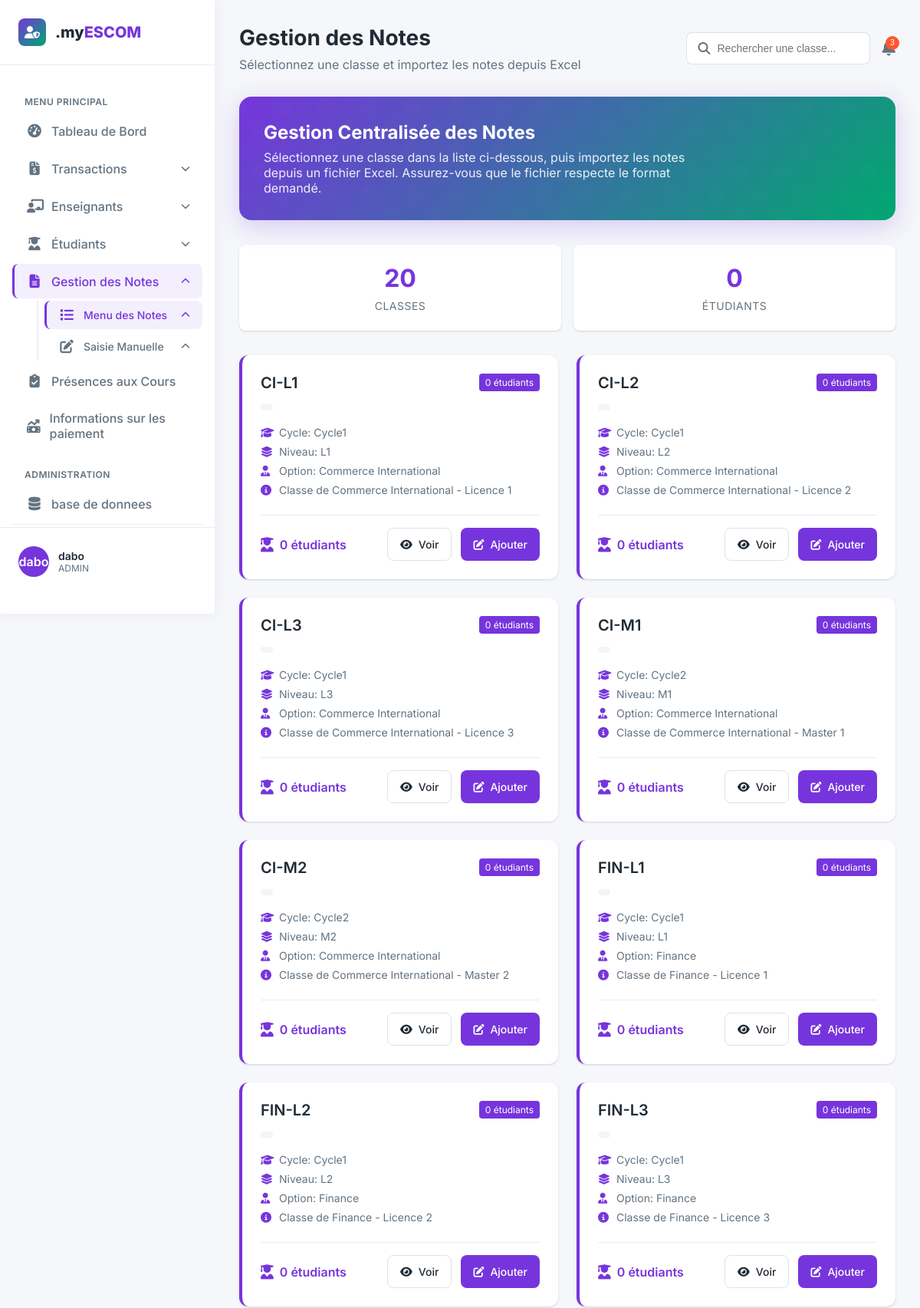
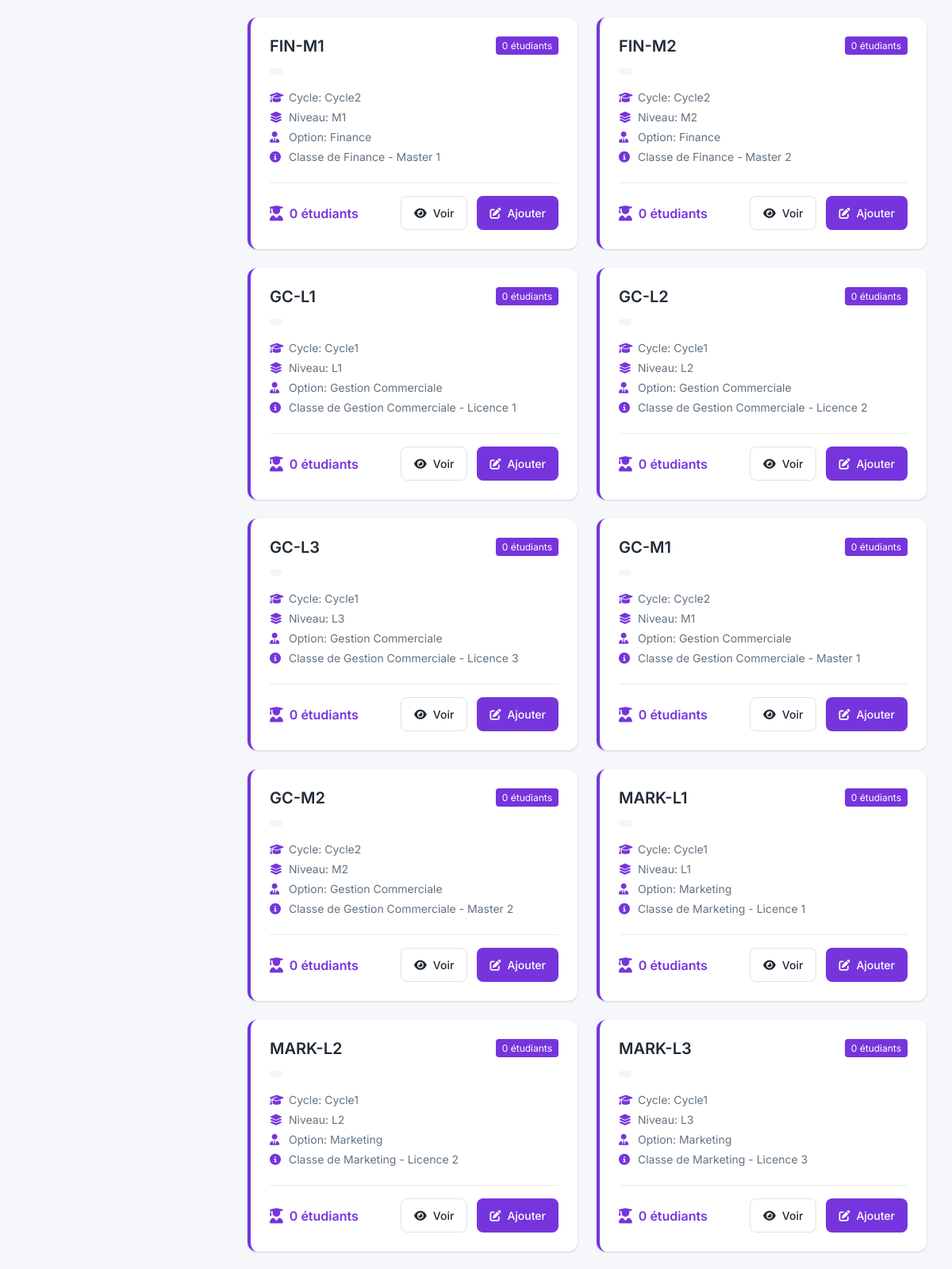
The app's page /notes/ (signed in, upper part) with its own data (2 pictures, top to bottom).
### database/models.py (models this page shows, shortened)
class Utilisateur(AbstractUser):
    class Role(models.TextChoices):
        ADMIN="ADMIN","Admin"
        ETUDIANT = "ETUDIANT", "Etudiant"
        ENSEINGNANT = "ENSEIGNANT", "Enseignant"
    base_role = Role.ADMIN
    role = models.CharField(max_length=50, choices=Role.choices)

### transactions/models.py (models this page shows)
class Classe(models.Model):
    nom = models.CharField(max_length=255)
    cycle = models.ForeignKey(Cycle, on_delete=models.CASCADE)
    niveau = models.ForeignKey(Niveau, on_delete=models.CASCADE)
    option = models.ForeignKey(Option, on_delete=models.CASCADE)
    description=models.CharField(max_length=255)
    def __str__(self):
        return f'{self.niveau}-{self.option}-{self.cycle}'
    class Meta:
        verbose_name = "Classe"
        verbose_name_plural = "Classes"

class Cycle(models.Model):#integre des horaire par rapport au cycle
    libelle=models.CharField(max_length=255)#cycle 1
    description=models.CharField(max_length=255)#licence-bac+3
    def __str__(self):
        return self.libelle

class Niveau(models.Model):
    libelle=models.CharField(max_length=255)
    description=models.CharField(max_length=255)
    def __str__(self):
        return self.libelle
    class Meta:
        verbose_name = "Niveau"
        verbose_name_plural = "Niveaux"

class Option(models.Model):
    libelle = models.CharField(max_length=255)
    filiere = models.ForeignKey(Filiere, on_delete=models.CASCADE)
    description=models.CharField(max_length=255)
    def __str__(self):
        return self.libelle
    class Meta:
        verbose_name = "Option"
        verbose_name_plural = "Options"

### notes/views.py (the view)
# urls.py: path("notes/", views.menu, name="menu_notes"),
@admin_decorators
def menu(request):
    classes = Classe.objects.annotate(
        nombre_etudiants=Count('transaction__etudiant', distinct=True)
    ).order_by('nom')
    print (classes)
    context = {
        'etudiant':Transaction.objects.all(),
        'classes': classes
    }
    return render(request,'pages/notes/menu.html',context)

### transactions/utils.py (called while the page is built)
def admin_decorators(view_func):
    @wraps(view_func)
    def wrapper(request, *args, **kwargs):
        if not request.user.is_authenticated:
            return redirect('login_admin')
        if request.user.role != "ADMIN":
            return redirect('login_admin')
        return view_func(request, *args, **kwargs)
    return wrapper

### pages/templates/pages/notes/menu.html (shortened to what this page needs)
{% load static %}
<!DOCTYPE html>
<html lang="fr">
<head>
    <link rel="stylesheet" href="https://cdnjs.cloudflare.com/ajax/libs/font-awesome/6.4.0/css/all.min.css">
</head>
<body>
    <aside class="sidebar">
        {% include 'pages/bases/dashboard/logo.html' %}
        {% include 'pages/bases/dashboard/notes_s.html' %}
        {% include 'pages/bases/dashboard/user.html' %}
    </aside>
    <main class="main-content">
        <div class="header">
            <div class="page-title">
                <h1>Gestion des Notes</h1>
                <p>Sélectionnez une classe et importez les notes depuis Excel</p>
            </div>
            <div class="header-actions">
                <div class="search-bar">
                    <i class="fas fa-search search-icon"></i>
                    <input type="text" id="searchClasses" placeholder="Rechercher une classe...">
                </div>
                <button class="notification-btn">
                    <span class="notification-badge">3</span>
                </button>
            </div>
        </div>
        <div class="welcome-card">
            <div class="welcome-content">
                <div class="welcome-text">
                    <h2>Gestion Centralisée des Notes</h2>
                    <p>Sélectionnez une classe dans la liste ci-dessous, puis importez les notes depuis un fichier Excel. Assurez-vous que le fichier respecte le format demandé.</p>
                </div>
            </div>
        </div>
        <div class="stats-overview">
            <div class="stat-card">
                <div class="stat-number">{{ classes|length }}</div>
                <div class="stat-label">Classes</div>
            </div>
            <div class="stat-card">
                <div class="stat-number">{{ etudiant.count }}</div>
                <div class="stat-label">Étudiants</div>
            </div>
        </div>
        <div class="classes-grid" id="classesGrid">
            {% for classe in classes %}
            <div class="class-card" data-class-id="{{ classe.id }}" data-class-name="{{ classe.nom }}" data-filiere="{{ classe.option }}" data-niveau="{{ classe.niveau }}" data-effectif="{{ classe.nombre_etudiants }}">
                <div class="class-header">
                    <div>
                        <h3 class="class-title">{{ classe.nom }}</h3>
                        <span class="class-code">{{ classe.code }}</span>
                    </div>
                    <div class="class-badge">
                        <span style="background: var(--primary); color: white; padding: 0.25rem 0.5rem; border-radius: 4px; font-size: 0.75rem;">{{ classe.nombre_etudiants }} étudiant{{ classe.nombre_etudiants|pluralize }}</span>
                    </div>
                </div>
                <div class="class-info">
                    <div class="class-detail">
                        <i class="fas fa-graduation-cap"></i>
                        <span>Cycle: {{ classe.cycle }}</span>
                    </div>
                    <div class="class-detail">
                        <i class="fas fa-layer-group"></i>
                        <span>Niveau: {{ classe.niveau }}</span>
                    </div>
                    <div class="class-detail">
                        <i class="fas fa-user-tie"></i>
                        <span>Option: {{ classe.option }}</span>
                    </div>
                    {% if classe.description %}
                    <div class="class-detail">
                        <i class="fas fa-info-circle"></i>
                        <span>{{ classe.description }}</span>
                    </div>
                    {% endif %}
                </div>
                <div class="class-stats">
                    <div class="student-count">
                        <i class="fas fa-user-graduate"></i>
                        {{ classe.nombre_etudiants }} étudiant{{ classe.nombre_etudiants|pluralize }}
                    </div>
                    <div class="class-actions">
                        <a href="{% url 'notes_classe' classe.id %}" class="btn btn-outline">
                            <i class="fas fa-eye"></i> Voir
                        </a>
                        <a  href="{% url 'notes_saisie' classe.id %}" class="btn btn-primary" >
                            <i class="fas fa-edit"></i> Ajouter
                        </a>
                    </div>
                </div>
            </div>
            {% empty %}
            <div class="empty-state">
                <i class="fas fa-school"></i>
                <h3>Aucune classe trouvée</h3>
                <p>Commencez par créer des classes dans l'administration.</p>
            </div>
            {% endfor %}
        </div>
    </main>
</body>
</html>

### pages/templates/pages/bases/dashboard/user.html
        <div class="user-profile">
            <div class="user-avatar">{{user}}</div>
            <div class="user-info">
                <div class="user-name">{{user.username}}</div>
                <div class="user-role">{{user.role}}</div>
            </div>
        </div>

### records on screen
Utilisateur: username "dabo", role "ADMIN"
Classe: nom "CI-L1", nombre_etudiants "0", cycle "Cycle1", niveau "L1", option "Commerce International", description "Classe de Commerce International - Licence 1"
Classe: nom "CI-L2", nombre_etudiants "0", cycle "Cycle1", niveau "L2", option "Commerce International", description "Classe de Commerce International - Licence 2"
Classe: nom "CI-L3", nombre_etudiants "0", cycle "Cycle1", niveau "L3", option "Commerce International", description "Classe de Commerce International - Licence 3"
Classe: nom "CI-M1", nombre_etudiants "0", cycle "Cycle2", niveau "M1", option "Commerce International", description "Classe de Commerce International - Master 1"
Classe: nom "CI-M2", nombre_etudiants "0", cycle "Cycle2", niveau "M2", option "Commerce International", description "Classe de Commerce International - Master 2"
Classe: nom "FIN-L1", nombre_etudiants "0", cycle "Cycle1", niveau "L1", option "Finance", description "Classe de Finance - Licence 1"
Classe: nom "FIN-L2", nombre_etudiants "0", cycle "Cycle1", niveau "L2", option "Finance", description "Classe de Finance - Licence 2"
Classe: nom "FIN-L3", nombre_etudiants "0", cycle "Cycle1", niveau "L3", option "Finance", description "Classe de Finance - Licence 3"
Classe: nom "FIN-M1", nombre_etudiants "0", cycle "Cycle2", niveau "M1", option "Finance", description "Classe de Finance - Master 1"
Classe: nom "FIN-M2", nombre_etudiants "0", cycle "Cycle2", niveau "M2", option "Finance", description "Classe de Finance - Master 2"
Classe: nom "GC-L1", nombre_etudiants "0", cycle "Cycle1", niveau "L1", option "Gestion Commerciale", description "Classe de Gestion Commerciale - Licence 1"
Classe: nom "GC-L2", nombre_etudiants "0", cycle "Cycle1", niveau "L2", option "Gestion Commerciale", description "Classe de Gestion Commerciale - Licence 2"
Classe: nom "GC-L3", nombre_etudiants "0", cycle "Cycle1", niveau "L3", option "Gestion Commerciale", description "Classe de Gestion Commerciale - Licence 3"
Classe: nom "GC-M1", nombre_etudiants "0", cycle "Cycle2", niveau "M1", option "Gestion Commerciale", description "Classe de Gestion Commerciale - Master 1"
Classe: nom "GC-M2", nombre_etudiants "0", cycle "Cycle2", niveau "M2", option "Gestion Commerciale", description "Classe de Gestion Commerciale - Master 2"
Classe: nom "MARK-L1", nombre_etudiants "0", cycle "Cycle1", niveau "L1", option "Marketing", description "Classe de Marketing - Licence 1"
Classe: nom "MARK-L2", nombre_etudiants "0", cycle "Cycle1", niveau "L2", option "Marketing", description "Classe de Marketing - Licence 2"
Classe: nom "MARK-L3", nombre_etudiants "0", cycle "Cycle1", niveau "L3", option "Marketing", description "Classe de Marketing - Licence 3"

### other values on screen
{{ classes|length }} "20"
{{ etudiant.count }} "0"
